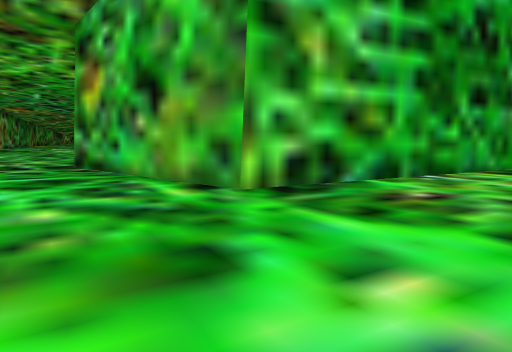
View 1 (above)

24 first-person views from a walk through a 3-D level made in the Godot game engine. The camera is 1.4 m above the floor, tilts 6° down and sees 70° across. The floor is counted in squares, 2 m on a side. Each view is taken from the middle of a square. On the plan, view 1 faces up. The plan holds only what a view shows up to about 11 squares ahead; the rest is blank. The place goes on beyond the plan.

View 2
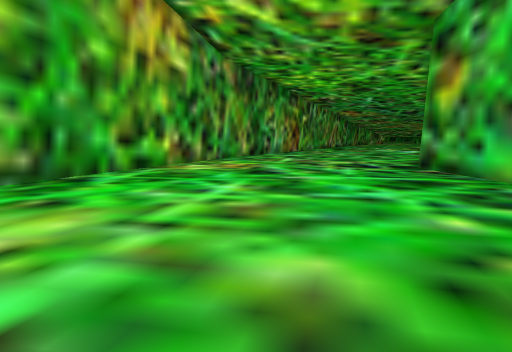

View 3
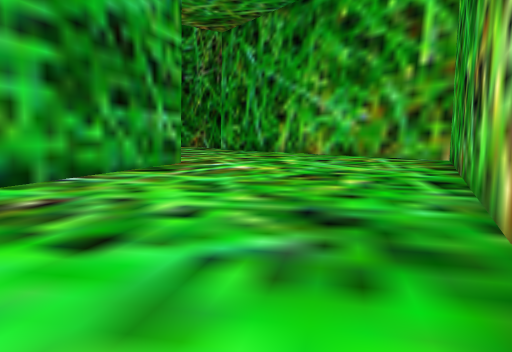

View 4
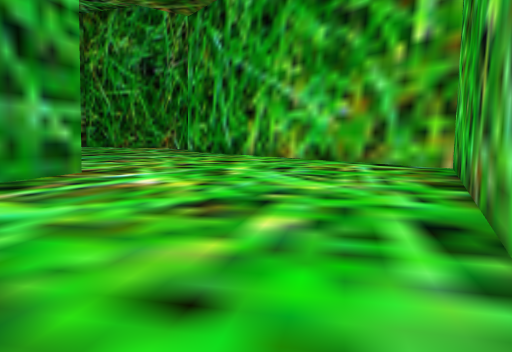

View 5
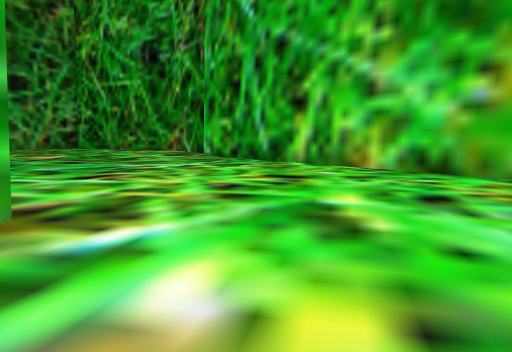

View 6
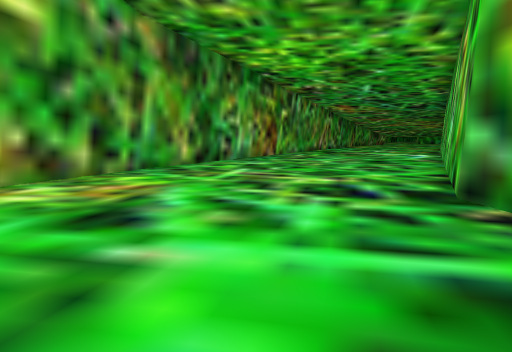

View 7
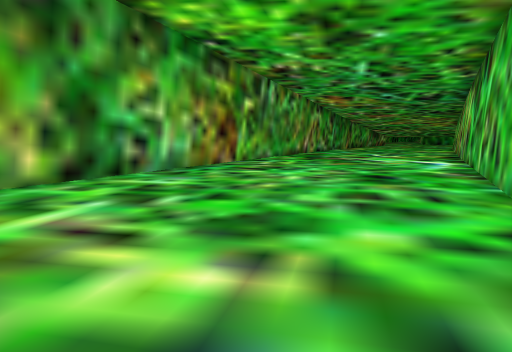

View 8
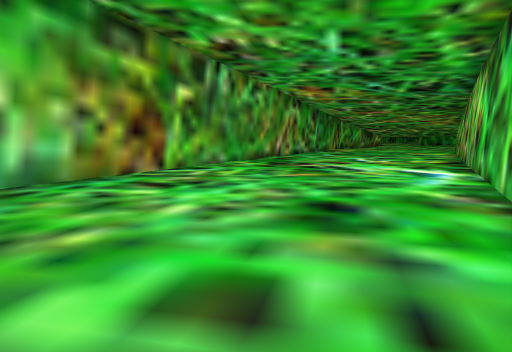

View 9
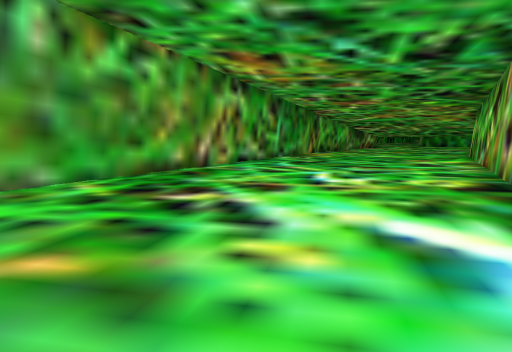

View 10
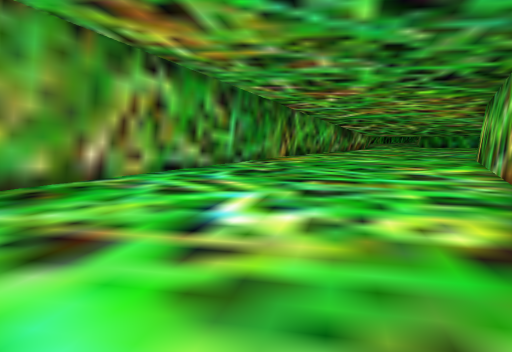

View 11
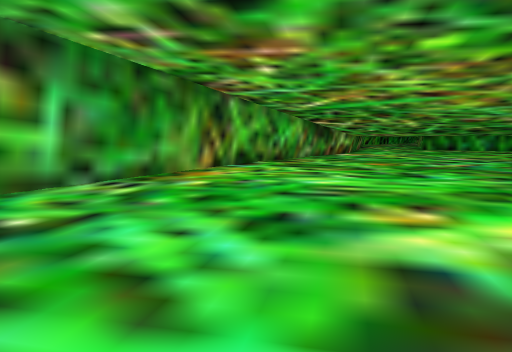

View 12
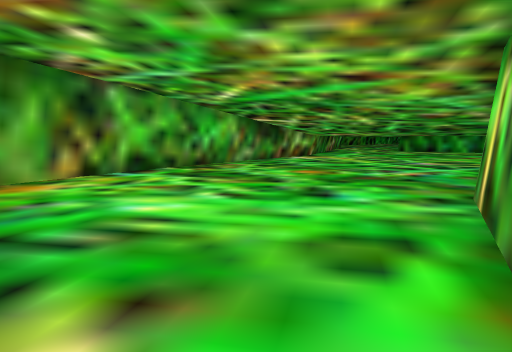

View 13
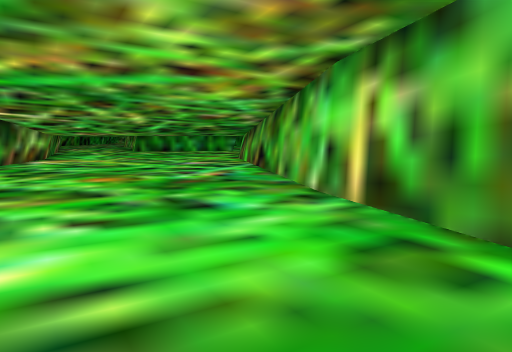

View 14
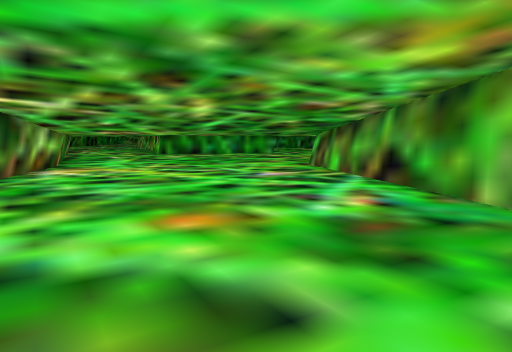

View 15
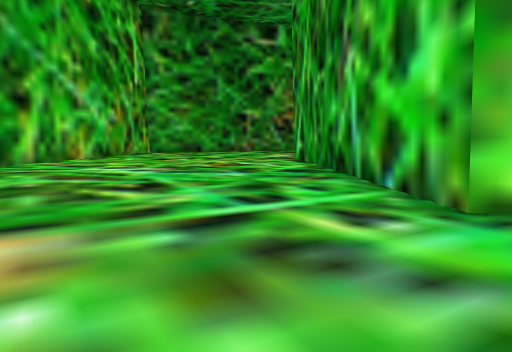

View 16
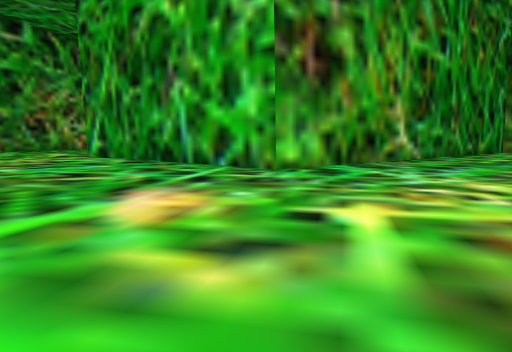

View 17
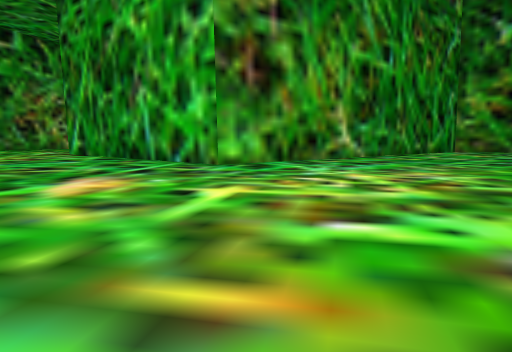

View 18
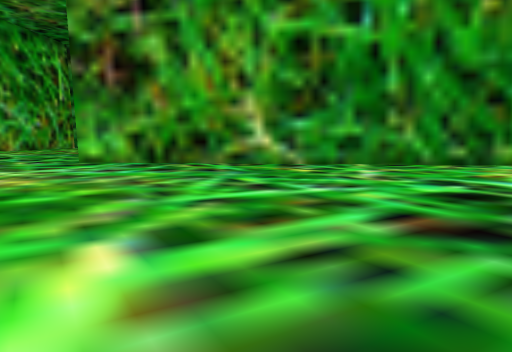

View 19
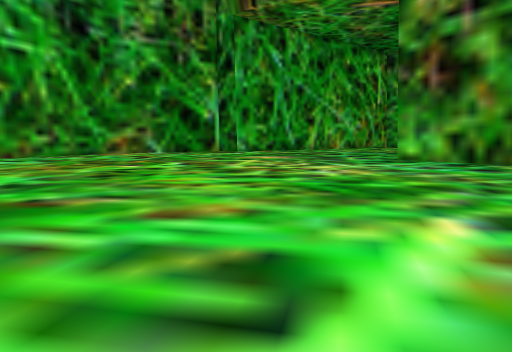

View 20
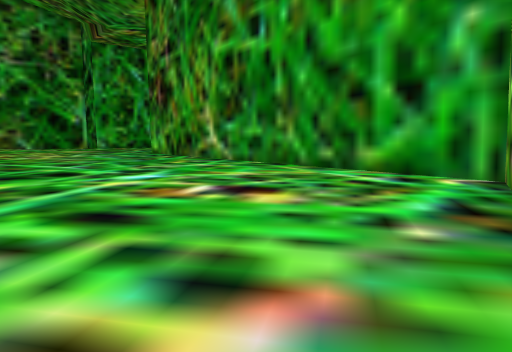

View 21
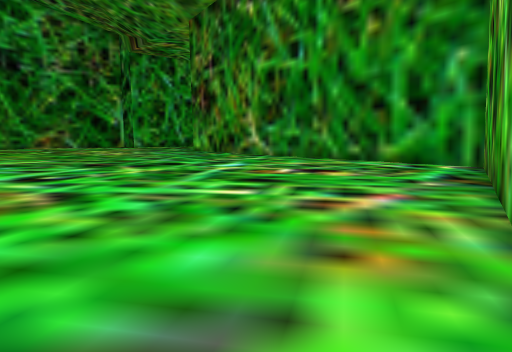

View 22
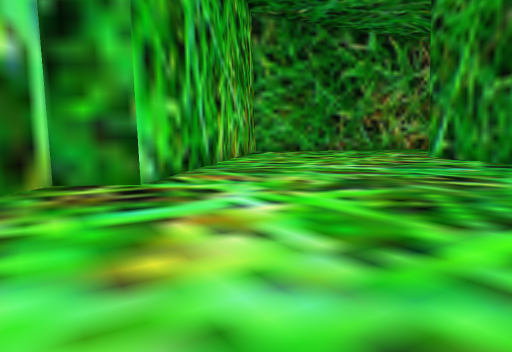

View 23
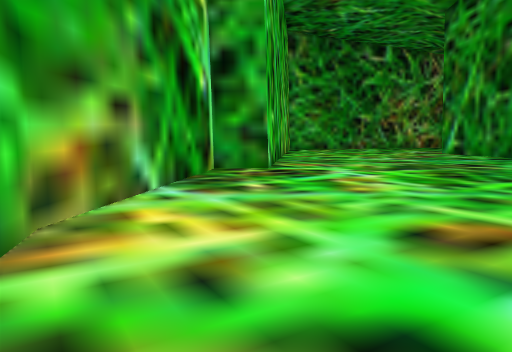

View 24
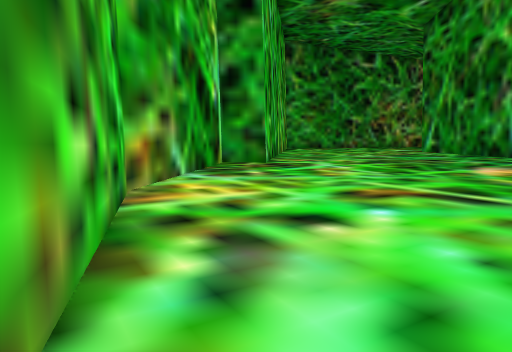

### Floor plan
Points are (right, up) in squares from view 1. A wall is a line through its corners. A room is listed if a view was taken in it or the views show most of it. See-through windows are left out.
Room 1 (views 1, 2, 3, 4, 5, 6, 7, 8, 9, 10, 11, 12, 13, 14, 15, 16, 17, 18, 19, 20, 21, 22, 23, 24)
walls: (-6.9, 15.8) (-12.1, 31.7) (-13.6, 39.7); (-9.4, 25.5) (-7.7, 19.2) (6, 17.6) (6.6, 9.9); (6.7, 8.7) (-0.2, 4.9) (-4.3, 8.6) (-8.6, 21.1); (-10.5, 7.9) (-7.4, 1.1); (3.8, 0.5) (13, 3.7) (14.7, 16.6) (16, 16.7) (16.7, 22.2) (15.6, 26.2); (-18.3, 31.1) (-10.7, 7.8); (-19, 34.8) (-18.3, 31); (-19.7, 38.9) (-19.1, 35.7)

Where each view was taken, in squares from view 1:
view 1: 0 up, 0 right, facing up
view 2: 0 up, 1 left, facing up-left
view 3: 0 up, 1 right, facing up-right
view 4: 1 up, 4 right, facing up-right
view 5: 5 up, 6 right, facing up-right
view 6: 4 up, 3 left, facing up-left
view 7: 8 up, 5 left, facing up-left
view 8: 11 up, 6 left, facing up-left
view 9: 16 up, 8 left, facing up-left
view 10: 19 up, 9 left, facing up-left
view 11: 24 up, 11 left, facing up-left
view 12: 27 up, 11 left, facing up-left
view 13: 27 up, 13 left, facing up
view 14: 30 up, 15 left, facing up
view 15: 21 up, 8 right, facing down
view 16: 23 up, 12 right, facing down-left
view 17: 25 up, 12 right, facing down-left
view 18: 28 up, 1 right, facing down
view 19: 29 up, 1 right, facing down-right
view 20: 26 up, 9 left, facing down-right
view 21: 29 up, 10 left, facing down-right
view 22: 22 up, 13 right, facing down
view 23: 25 up, 15 right, facing down
view 24: 27 up, 15 right, facing down
